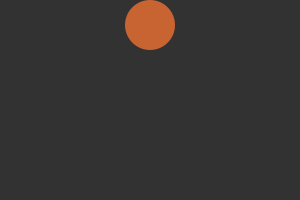
Frame 1 (no input)
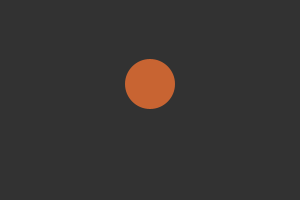
Frame 60 (the mouse pressed at the canvas centre just before this capture)
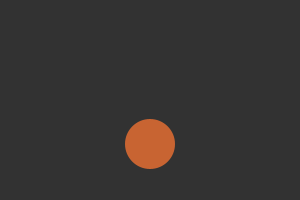
Frame 120 (the mouse held since frame 60 and released just before this capture)

The Processing sketch that drew these frames (run headless with seeded random() and noise(); from frame 60 on, the mouse is pressed at the canvas centre):

// Processing sketch: pingpong
// ── pingpong.pde
// bouncing ball

int y;
int hareket;



void setup() {
  size(300, 200);
  noStroke();
  fill(200, 100, 50);
  background(50);
  y = 25;
  hareket = 1;
}

void draw() {

  background(50);

  circle(width / 2, y, 50);
  y = y+hareket;


  if (y<=25) {
    hareket = 1;
  } else if (y == 175) {
    hareket = -1;
  }
}
